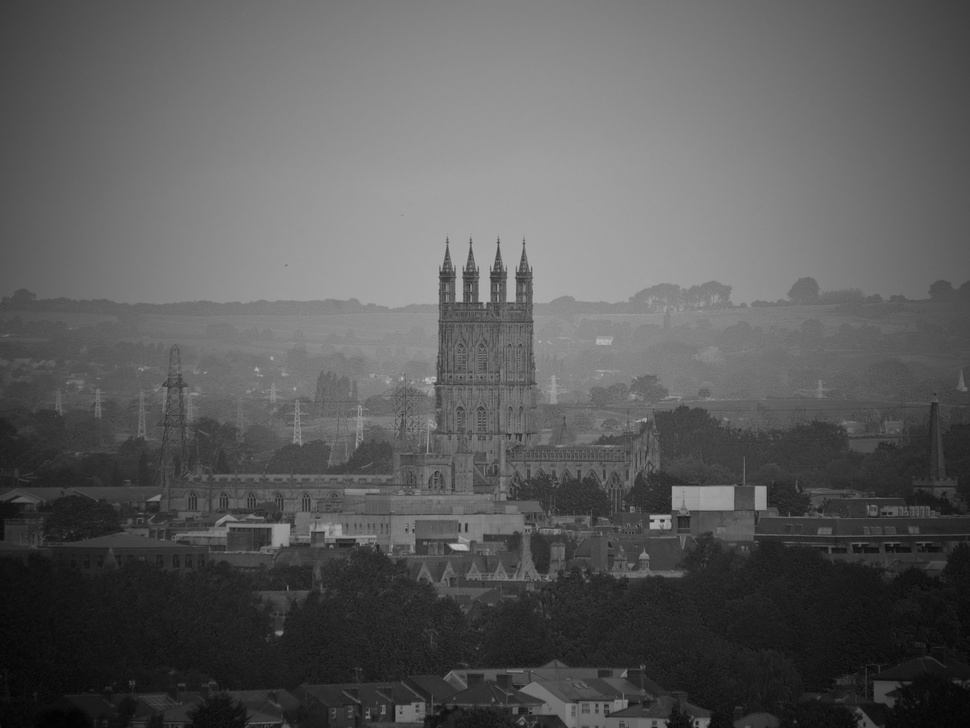
#> input picture IP&CV/low_contrast_image.jpg, 970 x 728 px, shrunk from 3000 x 2252 before the run
$ python clahe.py
#> lines starting #> are read from the running program, lines starting #| are printed output that depends on the picture
import cv2
import numpy as np
import matplotlib.pyplot as plt

# Load a low-contrast image (use your own low contrast image file here)
image = cv2.imread('low_contrast_image.jpg', cv2.IMREAD_GRAYSCALE)
#> image is the input picture: shape (728, 970); min 1, max 195, mean 91.6

# Step 1: Enhance the image using CLAHE (Contrast Limited Adaptive Histogram Equalization)
clahe = cv2.createCLAHE(clipLimit=2.0, tileGridSize=(8, 8))
enhanced_image = clahe.apply(image)
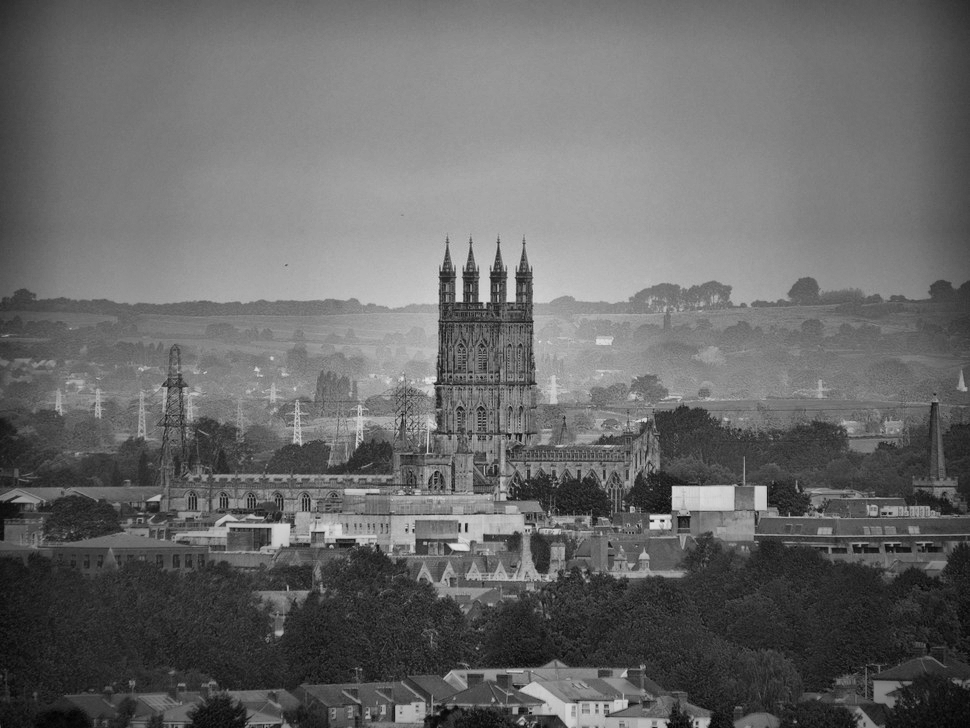
#> enhanced_image: shape (728, 970); min 2, max 229, mean 105

# Step 2: Compute the histograms of the original and enhanced images
hist_original = cv2.calcHist([image], [0], None, [256], [0, 256])
#> hist_original = 256 values, max 6310 at index 130, min 0 at index 0, mean 2758.4
hist_enhanced = cv2.calcHist([enhanced_image], [0], None, [256], [0, 256])
#> hist_enhanced = 256 values, max 7095 at index 123, min 0 at index 0, mean 2758.4

# Step 3: Plot the histograms and images
plt.figure(figsize=(12, 6))

# Plot histogram for the original image
plt.subplot(2, 2, 1)
plt.imshow(image, cmap='gray')
plt.title('Original Low-Contrast Image')
plt.axis('off')

# Plot histogram for the original image
plt.subplot(2, 2, 2)
plt.plot(hist_original, color='black')
plt.title('Histogram of Original Low-Contrast Image')
plt.xlim([0, 256])
plt.xlabel('Pixel Intensity')
plt.ylabel('Frequency')

# Plot histogram for the enhanced image
plt.subplot(2, 2, 3)
plt.imshow(enhanced_image, cmap='gray')
plt.title('Enhanced Image (CLAHE)')
plt.axis('off')

# Plot histogram for the enhanced image
plt.subplot(2, 2, 4)
plt.plot(hist_enhanced, color='black')
plt.title('Histogram of Enhanced Image (CLAHE)')
plt.xlim([0, 256])
plt.xlabel('Pixel Intensity')
plt.ylabel('Frequency')

# Show the images and histograms
plt.tight_layout()
plt.show()
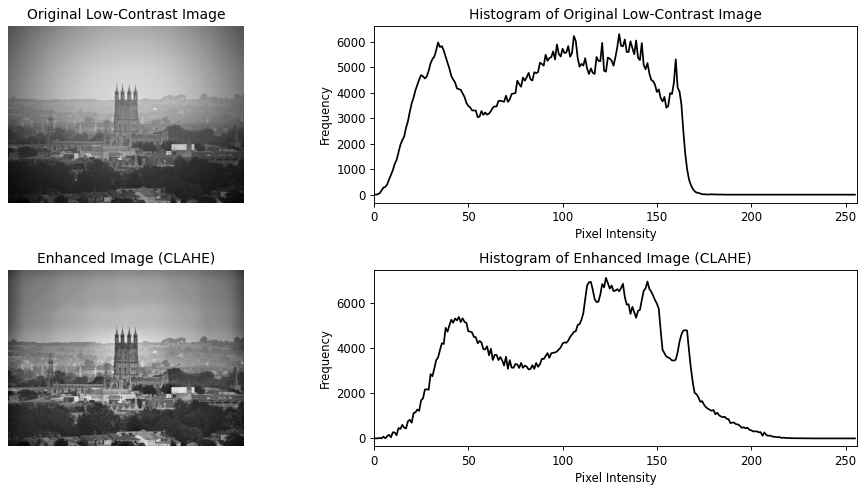
#> figure drawn by matplotlib, 4 panels; panel 2: curve peaks at x = 130, y = 6310; panel 4: curve peaks at x = 123, y = 7095
